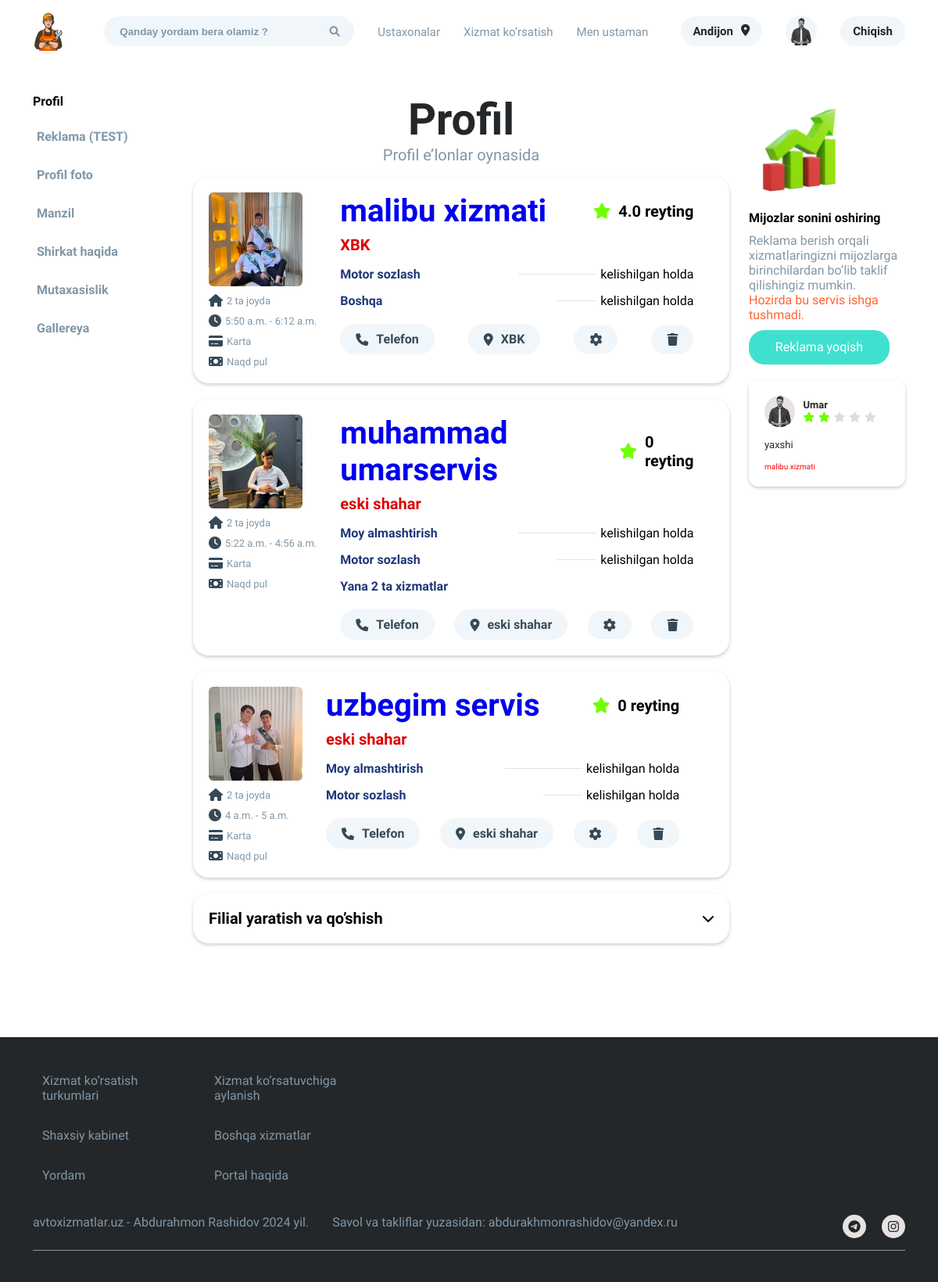
Page /users/profiles/ (signed in) on the committed database.
### Users/models.py (models this page shows, shortened)
class WorkshopProfile(models.Model):
    user = models.ForeignKey(User, on_delete=models.CASCADE, related_name='workshops')
    img = models.ImageField(upload_to='profile_images/',  blank=True)  # Profil rasmi
    company_name = models.CharField(max_length=255)  # Xizmat shirkat nomi
    slug = models.SlugField(max_length=255, unique=True)  # Xizmat shirkat nomi (slug)
    address = models.CharField(max_length=255)       # Manzil
    landmark = models.CharField(max_length=255)      # Mo’ljal
    phone1 = models.CharField(max_length=20)         # Telefon 1
    phone2 = models.CharField(max_length=20, blank=True, null=True)  # Telefon 2
    description = models.TextField()                 # Xizmatlar haqida
    services = models.ManyToManyField('ServiceType') # Xizmat turlari
    open_time = models.TimeField()                   # Ish boshlanishi
    close_time = models.TimeField()                  # Ish tugashi
    is_24_hours = models.BooleanField(default=False) # 24 soatmi
    work_days = models.CharField(max_length=100)     # Ish kunlari (json ko‘rinishda saqlansa bo'ladi)
    branch = models.ManyToManyField('self', blank=True, symmetrical=False, related_name='branches')  # Filiallar
    location_url = models.URLField(blank=True, null=True)  # Joylashuv URLsi
    def __str__(self):
        return self.company_name
    class Meta:
        verbose_name = 'Workshop Profile'
        verbose_name_plural = 'Workshop Profiles'
        ordering = ['company_name']
    def avg_rating(self):
        ratings = WorkshopRating.objects.filter(workshop=self)
        if ratings.exists():
            return round(sum(r.rating for r in ratings) / ratings.count(),2)
        return 0

class WorkshopRating(models.Model):
    workshop = models.ForeignKey(WorkshopProfile, on_delete=models.CASCADE)
    username = models.CharField(max_length=150, blank=True, null=True)
    rating = models.IntegerField()
    comment = models.TextField()

class ServiceType(models.Model):
    name = models.CharField(max_length=100)
    slug = models.SlugField(max_length=100, unique=True)
    maincategory = models.ForeignKey('MainService', on_delete=models.CASCADE, related_name='service_types',blank=True, null=True)  # Asosiy xizmat turi
    def __str__(self):
        return self.name

### Users/views.py (the view, shortened to what this page needs)
# urls.py: path('profiles/', views.my_all_workshops, name='profiles'),
def my_all_workshops(request):
    workshops = WorkshopProfile.objects.filter(user=request.user)
    reviews = WorkshopRating.objects.filter(workshop__user=request.user).order_by('-id')[:5]
    form = WorkshopProfileForm(user=request.user)
    context = {
        'workshops': workshops,
        'form': form,
        'reviews': reviews
    }
    return render(request, 'profiles.html', context)

### Users/context_processors.py (called while the page is built)
def categories_processor(request):
    categories = ServiceType.objects.all()
    return {'categories': categories}

### Users/templatetags/user_extras.py (called while the page is built)
@register.filter
def has_workshop(user):
    return user.workshops.exists()

### templates/profiles.html (shortened to what this page needs)
{% extends 'base.html' %} {% load static %} {% block title %}Profil{% endblock title %} {% block content %}
<link
  rel="stylesheet"
  href="https://cdn.jsdelivr.net/gh/habibmhamadi/multi-select-tag@2.0.1/dist/css/multi-select-tag.css"
/>
<main>
  <section>
    <div class="container">
      <div class="category__list">
        <div class="category__left">
          <p id="title" class="title">
            Profil
          </p>
          <ul id="list">
            <li>
              <a href="#">
                <p>Reklama (TEST)</p>
              </a>
            </li>
            <li>
              <a href="#">
                <p>Profil foto</p>
              </a>
            </li>
            <li>
              <a href="#">
                <p>Manzil</p>
              </a>
            </li>
            <li>
              <a href="#">
                <p>Shirkat haqida</p>
              </a>
            </li>
            <li>
              <a href="#">
                <p>Mutaxasislik</p>
              </a>
            </li>
            <li>
              <a href="#">
                <p>Gallereya</p>
              </a>
            </li>
          </ul>
        </div>
        <div class="category__items">
          <h2>Profil</h2>
          <p class="des">Profil e’lonlar oynasida</p>
          <div class="category__items__list">
            {% if user.is_authenticated %}
            {% for workshop in workshops %}
            <div class="item">
              <div class="item__left">
                <img
                  src="{{ workshop.img.url }}"
                  alt=""
                />
                <ul>
                  <li>
                    <i class="fa-solid fa-house"></i>
                    <p>2 ta joyda</p>
                  </li>
                  <li>
                    <i class="fa-solid fa-clock"></i>
                    <p>
                      {{ workshop.open_time }} -
                      {{ workshop.close_time }}
                    </p>
                  </li>
                  <li>
                    <i class="fa-solid fa-credit-card"></i>
                    <p>Karta</p>
                  </li>
                  <li>
                    <i class="fa-solid fa-money-bill"></i>
                    <p>Naqd pul</p>
                  </li>
                </ul>
              </div>
              <div class="item__right">
                <div class="item__right__top">
                  <div class="reting">
                    <div class="titles">
                      <h3><a href="{% url 'Users:profile' workshop.slug %}">{{ workshop.company_name }}</a></h3>
                      <b
                        ><span><i class="fa-solid fa-star"></i></span>{{ workshop.avg_rating }} reyting
                      </b>
                    </div>
                    <p>{{ workshop.address }}</p>
                  </div>
<div class="categorys" data-count="{{ workshop.services.count }}">
  <ul class="list1">
    {% for service in workshop.services.all %}
      <li class="{% if forloop.counter > 2 %}hidden{% endif %}">
        <a href="{% url 'main:category' service.slug %}">{{ service.name }}</a>
      </li>
    {% endfor %}
    {% if workshop.services.count > 2 %}
    <li class="toggle-btn-li">
      <a href="#" class="toggle-btn">Yana {{ workshop.services.count|add:"-2" }} ta xizmatlar</a>
    </li>
    {% endif %}
  </ul>
  <ul class="list2">
    {% for service in workshop.services.all|slice:":2" %}
      <li><span></span>kelishilgan holda</li>
    {% endfor %}
  </ul>
</div>
                </div>
                <div class="item__right__bottom">
                  <a href="tel:{{ workshop.phone }}">
                    <i class="fa-solid fa-phone"></i>
                    Telefon
                  </a>
                  <a href="">
                    <i class="fa-solid fa-location-dot"></i>
                    {{ workshop.address }}
                  </a>
                  <a href="{% url 'Users:settings' workshop.slug %}">
                    <i class="fa-solid fa-gear"></i>
                  </a>
                  <a href="{% url 'Users:delete_workshop' workshop.slug %}">
                    <i class="fa-solid fa-trash"></i>
                  </a>
                </div>
              </div>
            </div>
            {% endfor %}
            {% endif %}
            <div class="detail__addres">
              <div id="info" class="title">
                <h3>Filial yaratish va qo’shish</h3>
                <i id="info-icon" class="fa-solid fa-chevron-down"></i>
              </div>
            </div>
          </div>
        </div>
        <div class="category__right">
          <ul>
            <div>
              <img src="{% static './assets/img/category/up.png' %}" alt="" />
              <b>Mijozlar sonini oshiring</b>
              <p>
                Reklama berish orqali xizmatlaringizni mijozlarga birinchilardan
                bo’lib taklif qilishingiz mumkin.
                <span>Hozirda bu servis ishga tushmadi.</span>
              </p>
              <a href="/">Reklama yoqish</a>
            </div>
            {% for review in reviews %}
            <li class="revews">
              <div class="items">
                <img src="{% static './assets/img/home/register1.png' %}" alt="" />
                <div>
                  <p>{{ review.username }}</p>
                  <ul>
                    <li class="star-act"><i class="fa-solid fa-star"></i></li>
                    <li class="star-act"><i class="fa-solid fa-star"></i></li>
                    <li><i class="fa-solid fa-star"></i></li>
                    <li><i class="fa-solid fa-star"></i></li>
                    <li><i class="fa-solid fa-star"></i></li>
                  </ul>
                </div>
              </div>
              <p class="text">
                {{ review.comment }}
              </p>
              <p class="workshop">{{ review.workshop }}</p>
            </li>
            {% endfor %}
          </ul>
        </div>
      </div>
    </div>
  </section>
</main>
{% endblock %}

### templates/profiles.html (style rules this page uses)
.workshop { font-size: 10px; color: red; }

### rows in the picture
WorkshopProfile: img (picture), open_time "5:50 a.m.", close_time "6:12 a.m.", company_name "malibu xizmati", avg_rating "4.0", address "XBK"
ServiceType: name "Motor sozlash"
ServiceType: name "Boshqa"
WorkshopProfile: img (picture), open_time "5:22 a.m.", close_time "4:56 a.m.", company_name "muhammad umarservis", avg_rating "0", address "eski shahar", services.count|add "2"
ServiceType: name "Moy almashtirish"
WorkshopProfile: img (picture), open_time "4 a.m.", close_time "5 a.m.", company_name "uzbegim servis", avg_rating "0", address "eski shahar"
WorkshopRating: username "Umar", comment "yaxshi", workshop "malibu xizmati"
